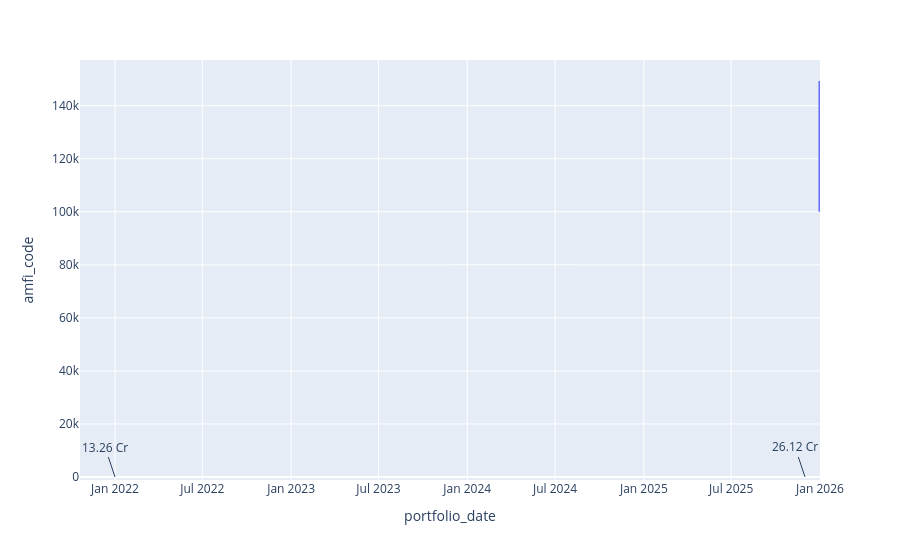

Notebook cell for this chart:
### Code cell
# amfi_code,stock_symbol,stock_name,sector,weight_pct,market_value_cr,current_price_inr,portfolio_date

fig = px.line(
    portfolio,
    x="portfolio_date",
    y="amfi_code"
)

fig.add_annotation(
    x="2022-01",
    y=13.26,
    text="13.26 Cr"
)

fig.add_annotation(
    x="2025-12",
    y=26.12,
    text="26.12 Cr"
)

fig.show()

### Figure 1 — Plotly figure (JSON) as saved in the notebook; plotly's stock layout.template omitted (floating-point values rounded to 4 significant figures; data arrays with more than 128 entries replaced by an {"elided": "..."} marker saying what was removed)
{"data": [{"hovertemplate": "portfolio_date=%{x}<br>amfi_code=%{y}<extra></extra>", "legendgroup": "", "line": {"color": "#636efa", "dash": "solid"}, "marker": {"symbol": "circle"}, "mode": "lines", "name": "", "orientation": "v", "showlegend": false, "type": "scatter", "x": {"elided": "322 str values"}, "xaxis": "x", "y": {"elided": "322 int values"}, "yaxis": "y"}], "layout": {"annotations": [{"text": "13.26 Cr", "x": "2022-01", "y": 13.26}, {"text": "26.12 Cr", "x": "2025-12", "y": 26.12}], "legend": {"tracegroupgap": 0}, "margin": {"t": 60}, "xaxis": {"anchor": "y", "domain": [0, 1], "title": {"text": "portfolio_date"}}, "yaxis": {"anchor": "x", "domain": [0, 1], "title": {"text": "amfi_code"}}}}
